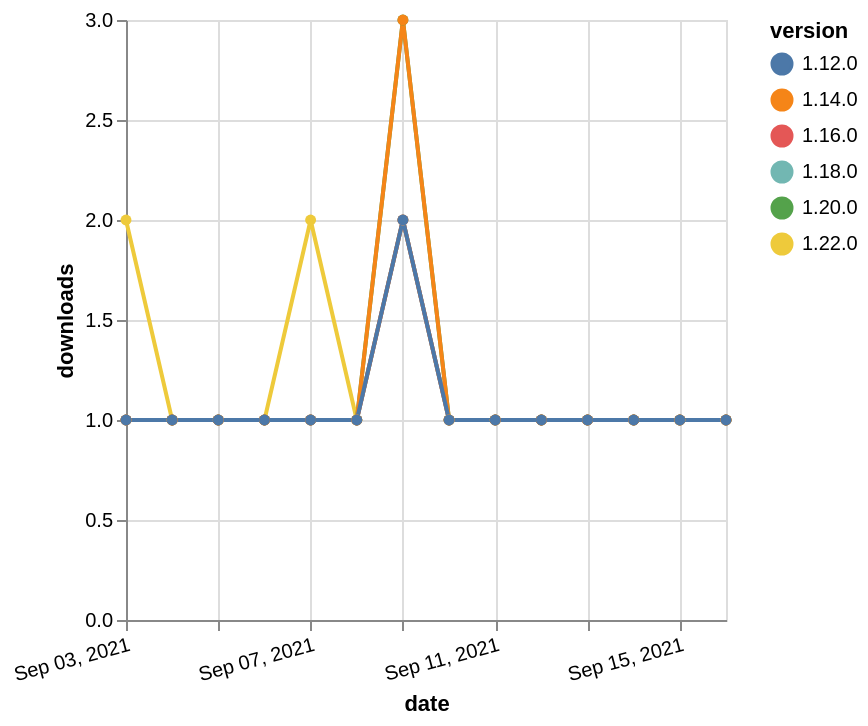

Express this chart as Vega-Lite.
### Vega-Lite specification from a JSON file in a GitHub repository (floating-point values rounded to 4 significant figures)
{"$schema": "https://vega.github.io/schema/vega-lite/v5.json", "description": "A simple bar chart with embedded data.", "data": {"values": [{"date": "2021-09-03", "total": 170, "delta": 1, "version": "1.18.0"}, {"date": "2021-09-04", "total": 171, "delta": 1, "version": "1.18.0"}, {"date": "2021-09-05", "total": 172, "delta": 1, "version": "1.18.0"}, {"date": "2021-09-06", "total": 173, "delta": 1, "version": "1.18.0"}, {"date": "2021-09-07", "total": 174, "delta": 1, "version": "1.18.0"}, {"date": "2021-09-08", "total": 175, "delta": 1, "version": "1.18.0"}, {"date": "2021-09-09", "total": 177, "delta": 2, "version": "1.18.0"}, {"date": "2021-09-10", "total": 178, "delta": 1, "version": "1.18.0"}, {"date": "2021-09-11", "total": 179, "delta": 1, "version": "1.18.0"}, {"date": "2021-09-12", "total": 180, "delta": 1, "version": "1.18.0"}, {"date": "2021-09-13", "total": 181, "delta": 1, "version": "1.18.0"}, {"date": "2021-09-14", "total": 182, "delta": 1, "version": "1.18.0"}, {"date": "2021-09-15", "total": 183, "delta": 1, "version": "1.18.0"}, {"date": "2021-09-16", "total": 184, "delta": 1, "version": "1.18.0"}, {"date": "2021-09-03", "total": 122, "delta": 2, "version": "1.22.0"}, {"date": "2021-09-04", "total": 123, "delta": 1, "version": "1.22.0"}, {"date": "2021-09-05", "total": 124, "delta": 1, "version": "1.22.0"}, {"date": "2021-09-06", "total": 125, "delta": 1, "version": "1.22.0"}, {"date": "2021-09-07", "total": 127, "delta": 2, "version": "1.22.0"}, {"date": "2021-09-08", "total": 128, "delta": 1, "version": "1.22.0"}, {"date": "2021-09-09", "total": 130, "delta": 2, "version": "1.22.0"}, {"date": "2021-09-10", "total": 131, "delta": 1, "version": "1.22.0"}, {"date": "2021-09-11", "total": 132, "delta": 1, "version": "1.22.0"}, {"date": "2021-09-12", "total": 133, "delta": 1, "version": "1.22.0"}, {"date": "2021-09-13", "total": 134, "delta": 1, "version": "1.22.0"}, {"date": "2021-09-14", "total": 135, "delta": 1, "version": "1.22.0"}, {"date": "2021-09-15", "total": 136, "delta": 1, "version": "1.22.0"}, {"date": "2021-09-16", "total": 137, "delta": 1, "version": "1.22.0"}, {"date": "2021-09-03", "total": 186, "delta": 1, "version": "1.20.0"}, {"date": "2021-09-04", "total": 187, "delta": 1, "version": "1.20.0"}, {"date": "2021-09-05", "total": 188, "delta": 1, "version": "1.20.0"}, {"date": "2021-09-06", "total": 189, "delta": 1, "version": "1.20.0"}, {"date": "2021-09-07", "total": 190, "delta": 1, "version": "1.20.0"}, {"date": "2021-09-08", "total": 191, "delta": 1, "version": "1.20.0"}, {"date": "2021-09-09", "total": 194, "delta": 3, "version": "1.20.0"}, {"date": "2021-09-10", "total": 195, "delta": 1, "version": "1.20.0"}, {"date": "2021-09-11", "total": 196, "delta": 1, "version": "1.20.0"}, {"date": "2021-09-12", "total": 197, "delta": 1, "version": "1.20.0"}, {"date": "2021-09-13", "total": 198, "delta": 1, "version": "1.20.0"}, {"date": "2021-09-14", "total": 199, "delta": 1, "version": "1.20.0"}, {"date": "2021-09-15", "total": 200, "delta": 1, "version": "1.20.0"}, {"date": "2021-09-16", "total": 201, "delta": 1, "version": "1.20.0"}, {"date": "2021-09-03", "total": 190, "delta": 1, "version": "1.16.0"}, {"date": "2021-09-04", "total": 191, "delta": 1, "version": "1.16.0"}, {"date": "2021-09-05", "total": 192, "delta": 1, "version": "1.16.0"}, {"date": "2021-09-06", "total": 193, "delta": 1, "version": "1.16.0"}, {"date": "2021-09-07", "total": 194, "delta": 1, "version": "1.16.0"}, {"date": "2021-09-08", "total": 195, "delta": 1, "version": "1.16.0"}, {"date": "2021-09-09", "total": 197, "delta": 2, "version": "1.16.0"}, {"date": "2021-09-10", "total": 198, "delta": 1, "version": "1.16.0"}, {"date": "2021-09-11", "total": 199, "delta": 1, "version": "1.16.0"}, {"date": "2021-09-12", "total": 200, "delta": 1, "version": "1.16.0"}, {"date": "2021-09-13", "total": 201, "delta": 1, "version": "1.16.0"}, {"date": "2021-09-14", "total": 202, "delta": 1, "version": "1.16.0"}, {"date": "2021-09-15", "total": 203, "delta": 1, "version": "1.16.0"}, {"date": "2021-09-16", "total": 204, "delta": 1, "version": "1.16.0"}, {"date": "2021-09-03", "total": 349, "delta": 1, "version": "1.14.0"}, {"date": "2021-09-04", "total": 350, "delta": 1, "version": "1.14.0"}, {"date": "2021-09-05", "total": 351, "delta": 1, "version": "1.14.0"}, {"date": "2021-09-06", "total": 352, "delta": 1, "version": "1.14.0"}, {"date": "2021-09-07", "total": 353, "delta": 1, "version": "1.14.0"}, {"date": "2021-09-08", "total": 354, "delta": 1, "version": "1.14.0"}, {"date": "2021-09-09", "total": 357, "delta": 3, "version": "1.14.0"}, {"date": "2021-09-10", "total": 358, "delta": 1, "version": "1.14.0"}, {"date": "2021-09-11", "total": 359, "delta": 1, "version": "1.14.0"}, {"date": "2021-09-12", "total": 360, "delta": 1, "version": "1.14.0"}, {"date": "2021-09-13", "total": 361, "delta": 1, "version": "1.14.0"}, {"date": "2021-09-14", "total": 362, "delta": 1, "version": "1.14.0"}, {"date": "2021-09-15", "total": 363, "delta": 1, "version": "1.14.0"}, {"date": "2021-09-16", "total": 364, "delta": 1, "version": "1.14.0"}, {"date": "2021-09-03", "total": 246, "delta": 1, "version": "1.12.0"}, {"date": "2021-09-04", "total": 247, "delta": 1, "version": "1.12.0"}, {"date": "2021-09-05", "total": 248, "delta": 1, "version": "1.12.0"}, {"date": "2021-09-06", "total": 249, "delta": 1, "version": "1.12.0"}, {"date": "2021-09-07", "total": 250, "delta": 1, "version": "1.12.0"}, {"date": "2021-09-08", "total": 251, "delta": 1, "version": "1.12.0"}, {"date": "2021-09-09", "total": 253, "delta": 2, "version": "1.12.0"}, {"date": "2021-09-10", "total": 254, "delta": 1, "version": "1.12.0"}, {"date": "2021-09-11", "total": 255, "delta": 1, "version": "1.12.0"}, {"date": "2021-09-12", "total": 256, "delta": 1, "version": "1.12.0"}, {"date": "2021-09-13", "total": 257, "delta": 1, "version": "1.12.0"}, {"date": "2021-09-14", "total": 258, "delta": 1, "version": "1.12.0"}, {"date": "2021-09-15", "total": 259, "delta": 1, "version": "1.12.0"}, {"date": "2021-09-16", "total": 260, "delta": 1, "version": "1.12.0"}]}, "width": "container", "mark": {"type": "line", "point": {"filled": true}}, "encoding": {"x": {"field": "date", "type": "temporal", "timeUnit": "yearmonthdate", "title": "date", "axis": {"labelAngle": -15}}, "y": {"field": "delta", "type": "quantitative", "title": "downloads"}, "color": {"field": "version", "type": "nominal"}, "tooltip": {"field": "delta"}}}
